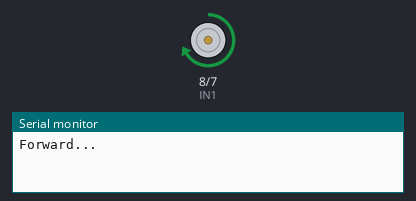
The sketch below on a simulated Arduino Uno, built with avr-gcc and run on an emulated ATmega328P. On the bench: motor-driver pin pairs drawn as motors (green arrow = first pin HIGH = forward, orange = second pin HIGH = backward, longer = more drive, scaled by the enable pin), the last lines printed to the serial monitor.

Above: at 1.0 s.
At 3.0 s:
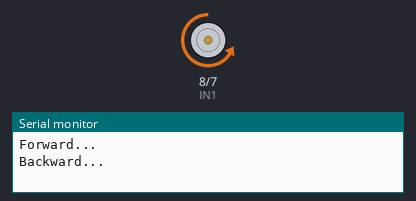
Timing chart, 0 to 5.2 s (numbered marks = the images above):
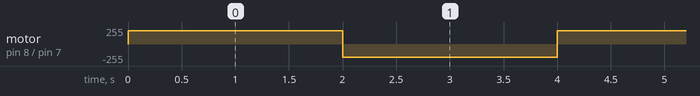

The sketch:

dc_motor_l298_H_bridge.ino
```cpp
const int IN1 = 8;
const int IN2 = 7;

// enable pin must be able to use PWM
const int ENA = 9;
const int speed = 200;

void setup() {

  // these are comming out of the
  // UNO board and into the L298N module
  pinMode(IN1, OUTPUT);
  pinMode(IN2, OUTPUT);
  pinMode(ENA, OUTPUT);

  Serial.begin(9600);

}

void loop() {

  Serial.println("Forward...");

  digitalWrite(IN1, HIGH);
  digitalWrite(IN2, LOW);
  analogWrite(ENA, speed);

  //run the test for 2 seconds
  delay(2000);

  Serial.println("Backward...");

  digitalWrite(IN1, LOW);
  digitalWrite(IN2, HIGH);
  analogWrite(ENA, speed);

  //run the test for 2 seconds
  delay(2000);

  // stop the motor
  digitalWrite(IN1, LOW);
  digitalWrite(IN2, LOW);
  analogWrite(ENA, LOW);

}
```

Measured:
- by itself, motor on pin 8 (IN1) / pin 7 (IN2): alternates forward 200/255 for 2.0 s and backward 200/255 for 2.0 s
